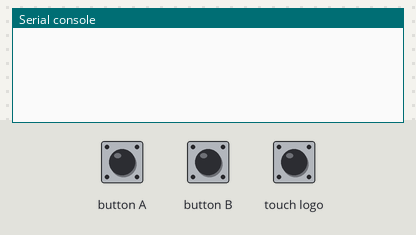
Bench run of a program on a simulated BBC micro:bit (MakeCode). Parts: the last lines printed to the serial console. The test bench sets the inputs (shaded band). No radio messages arrive unless stated (any console line starting 'radio sent:' is added by the test bench).

Above: at 1.2 s.
1.3 s: button A pressed for 0.15 s
At 2.5 s:
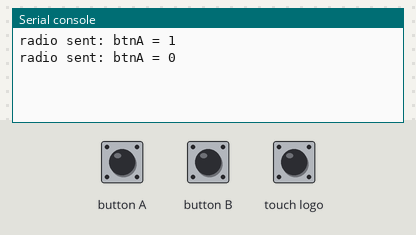
2.9 s: button B pressed for 0.15 s
At 3.8 s:
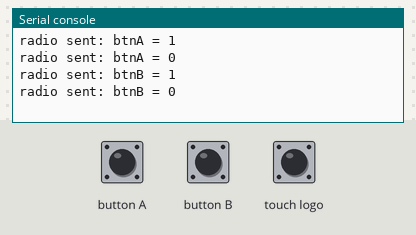
4.5 s: touch logo pressed for 0.15 s
At 5.7 s:
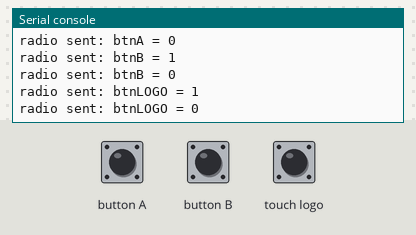

Measured:
- after the input at 1.3 s, the serial console: prints a new line at once (image 1)
- after the input at 2.9 s, the serial console: prints a new line at once (image 2)
- after the input at 4.5 s, the serial console: prints a new line at once (image 3)

The program:

main.ts
```typescript
radio.setGroup(3)
radio.setFrequencyBand(7)

let lastBtnA = false
let lastBtnB = false
let lastLOGO = false

basic.forever(function() {
    let btnA = input.buttonIsPressed(Button.A)
    let btnB = input.buttonIsPressed(Button.B)
    let btnLOGO = input.logoIsPressed()

    if (btnA != lastBtnA) {
        radio.sendValue("btnA", +btnA)
    }

    if (btnB != lastBtnB) {
        radio.sendValue("btnB", +btnB)
    }

    if (btnLOGO != lastLOGO) {
        radio.sendValue("btnLOGO", +btnLOGO)
    }

    lastBtnA = btnA
    lastBtnB = btnB
    lastLOGO = btnLOGO
})
```

test.ts
```typescript
// Tady jsou testy. Při použití tohoto balíčku jako rozšíření nebude zkompilováno.
```
